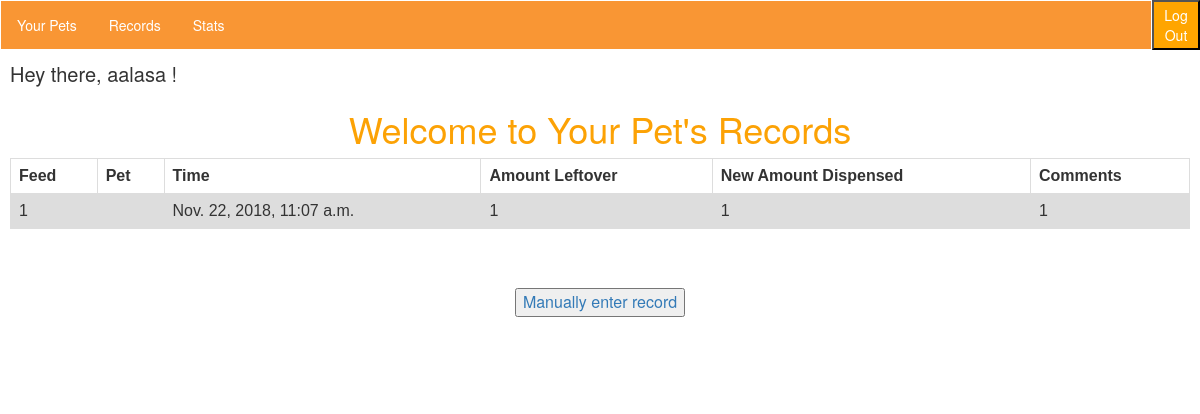
The app's page /records/ (signed in), older data.
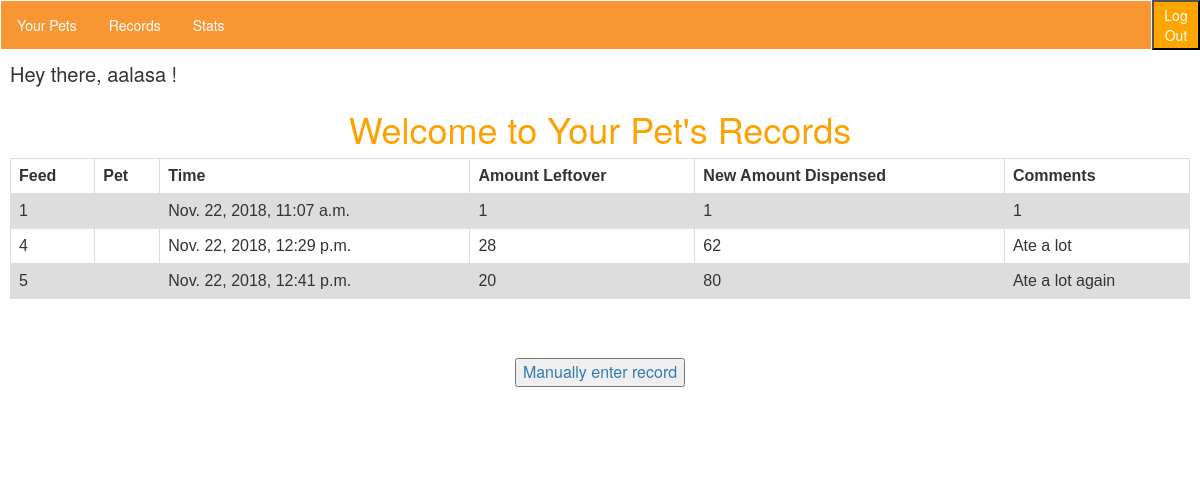
The same page, newer data.
### records/models.py (models this page shows, shortened)
class Record(models.Model):
    feedID = models.AutoField(primary_key=True)
    dateTime = models.DateTimeField(auto_now_add=True)
    amountLeftOver = models.IntegerField(default='0')
    amountDispensed = models.IntegerField(default='0')
    additionalInfo = models.TextField(default=" ")
    selectPet = models.ForeignKey(Pet, on_delete=models.CASCADE)
    author = models.ForeignKey(User, on_delete=models.CASCADE, default=None)
    """from records.models import Pet
    Pet.objects.all()
    pet1 = Pet()
    pet1.petName = "Roger"
    pet1.save()
        #
    thumb = models.ImageField(default='default.png', blank=True)"""

### records/views.py (the view)
# urls.py: url(r'^records/', include('records.urls')),
@login_required(login_url="/accounts/login/")
def records(request):
    thisauthor = request.user
    thisfeed = Record.objects.all()
    """
    amountDispensed = Record.objects.get(feedID=6).amountDispensed
    amountConsumed = amountLeftOver - amountDispensed
    totaldispensed = Record.objects.aggregate(Sum('amountDispensed'))"""
    records = Record.objects.filter(author=request.user)
    return render(request, 'records/records.html', {'records': records, 'this-author': thisauthor, 'thisfeed': thisfeed},)

### records/templates/records/records.html (shortened to what this page needs)
{% extends 'interior_layout.html' %}
{% block content %}
<h1>Welcome to Your Pet's Records</h1>
<div class="records" style="margin: 0 auto;">
    <table>
  <tr>
    <th>Feed</th>
      <th>Pet</th>
    <th>Time</th>
    <th>Amount Leftover</th>
      <th>New Amount Dispensed</th>
            <th>Comments</th>
  </tr>
         {% for record in records %}
    <div class="individual_record">
  <tr>
    <td>{{record.feedID}}</td>
          <td>{{record.selectPet.petName}}</td>
    <td>{{record.dateTime}}</td>
    <td>{{record.amountLeftOver}}</td>
      <td>{{record.amountDispensed}}</td>
            <td>{{record.additionalInfo}}</td>
  </tr>
    </div>
    {% endfor %}
</table>
<div style="font-size:medium; margin: 5%; background:transparent; text-align:center;">
    <a href="/records/create"><button>Manually enter record</button></a></div>
</div>
{% endblock %}

Row changes from the older to the newer data that the page shows:
added Record: feedID "4", dateTime "Nov. 22, 2018, 12:29 p.m.", amountLeftOver "28", amountDispensed "62", additionalInfo "Ate a lot"
added Record: feedID "5", dateTime "Nov. 22, 2018, 12:41 p.m.", amountLeftOver "20", amountDispensed "80", additionalInfo "Ate a lot again"
